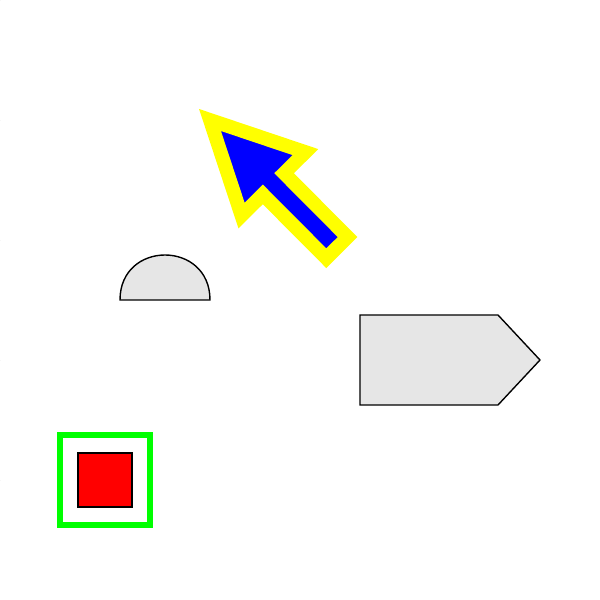

Write the Python code that produced this figure.
#!/usr/bin/env python
"""
Basic example of plotting parametric SBOL Visual glyphs using the parasbolv library.
"""

import parasbolv as psv
import matplotlib.pyplot as plt

# Generate Matplotlib Figure and Axes
fig = plt.figure(figsize=(6,6))
ax = fig.add_axes([0.0, 0.0, 1.0, 1.0], frameon=False, aspect=1)

# Generate renderer object
renderer = psv.GlyphRenderer()

# Draw Insulator
insulator_style = {}
insulator_style['insulator-inner-path'] = {'facecolor': (1,0,0)}
insulator_style['insulator-outer-path'] = {'edgecolor': (0,1,0), 'linewidth': 5}
bounds, end_point = renderer.draw_glyph(ax, 'Insulator', (10, 20), user_style=insulator_style)

# Draw Ribosome Entry Site
bounds, end_point = renderer.draw_glyph(ax, 'RibosomeEntrySite', (20, 50))

# Draw CDS 1
user_parameters = {}
user_parameters['arrowbody_height'] = 15
bounds, end_point = renderer.draw_glyph(ax, 'CDS', (60, 40), user_parameters=user_parameters)

# Draw CDS 2
user_parameters['arrowbody_height'] = 5
user_parameters['arrowhead_width'] = 15
cds_style = {}
cds_style['cds'] = {'facecolor': (0,0,1), 'edgecolor': (1,1,0), 'linewidth': 10}
bounds, end_point = renderer.draw_glyph(ax, 'CDS', (35, 80), orientation='reverse', rotation=(2*3.14)-(3.14/4), user_parameters=user_parameters, user_style=cds_style)

# Set Bounds
ax.set_ylim([0,100])
ax.set_xlim([0,100])

fig.savefig('01_basic_plotting.pdf', transparent=True, dpi=300)
fig.savefig('01_basic_plotting.jpg', dpi=300)
plt.show()
